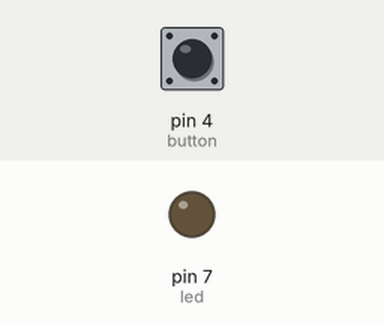
A sketch run on a simulated Arduino Uno, built with avr-gcc and run on an emulated ATmega328P. On the bench: output pins drawn as LEDs (lit = HIGH). The inputs (shaded band) are chosen by the test bench; at power-on: pin 4 (button) HIGH.

Above: at 1.2 s.
1.3 s: pin 4 (button) pulled LOW for 0.15 s
At 1.37 s:
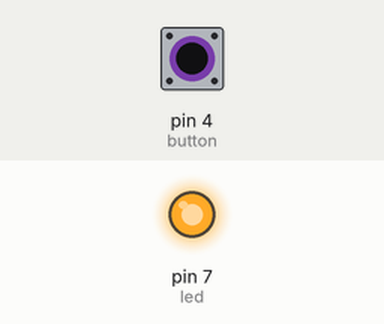
2.9 s: pin 4 (button) pulled LOW for 3.2 s
At 7.3 s:
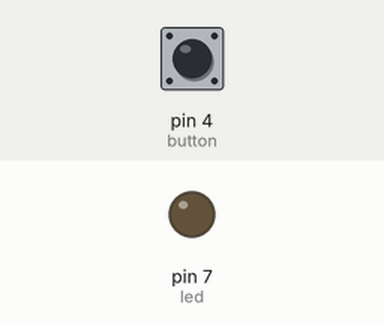
Timing chart, 0 to 8.8 s (numbered marks = the images above; inputs shaded):
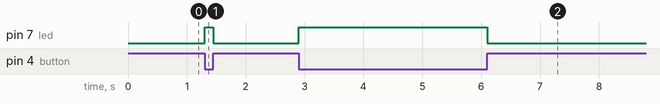

Measured:
- after the input at 1.3 s, pin 7 (led): LOW → HIGH at once, → LOW 0.15 s later
- after the input at 2.9 s, pin 7 (led): LOW → HIGH at once, → LOW 3.2 s later

The sketch:

ex03_make_a_function.ino
```cpp
//When user prsee button, the led will be turn on.
const byte led = 7;
const byte button = 4;

void setup() {
  pinMode(led, OUTPUT);
  pinMode(button, INPUT_PULLUP);
}

void loop() {
  btnPress();
}

void btnPress(){
  if(digitalRead(button) == LOW){
    digitalWrite(led, HIGH);
  }else{
    digitalWrite(led, LOW);
  }
}
```
